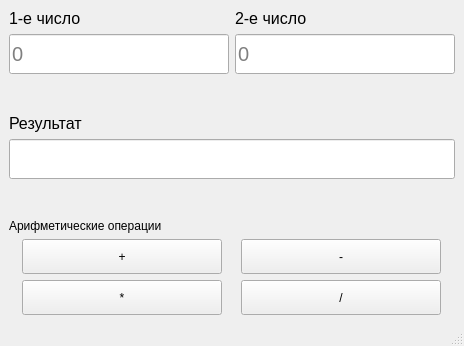
<?xml version="1.0" encoding="UTF-8"?>
<ui version="4.0">
 <class>MainWindow</class>
 <widget class="QMainWindow" name="MainWindow">
  <property name="geometry">
   <rect>
    <x>0</x>
    <y>0</y>
    <width>464</width>
    <height>346</height>
   </rect>
  </property>
  <property name="maximumSize">
   <size>
    <width>700</width>
    <height>600</height>
   </size>
  </property>
  <property name="windowTitle">
   <string>MainWindow</string>
  </property>
  <widget class="QWidget" name="centralwidget">
   <layout class="QGridLayout" name="gridLayout_3">
    <item row="0" column="0">
     <layout class="QVBoxLayout" name="verticalLayout">
      <item>
       <layout class="QGridLayout" name="gridLayout">
        <item row="0" column="1">
         <widget class="QLabel" name="label_2">
          <property name="maximumSize">
           <size>
            <width>300</width>
            <height>16777215</height>
           </size>
          </property>
          <property name="font">
           <font>
            <pointsize>12</pointsize>
           </font>
          </property>
          <property name="text">
           <string>2-е число</string>
          </property>
         </widget>
        </item>
        <item row="1" column="0">
         <widget class="QLineEdit" name="num_1">
          <property name="minimumSize">
           <size>
            <width>0</width>
            <height>40</height>
           </size>
          </property>
          <property name="maximumSize">
           <size>
            <width>300</width>
            <height>16777215</height>
           </size>
          </property>
          <property name="font">
           <font>
            <pointsize>15</pointsize>
           </font>
          </property>
          <property name="placeholderText">
           <string>0</string>
          </property>
         </widget>
        </item>
        <item row="0" column="0">
         <widget class="QLabel" name="label">
          <property name="maximumSize">
           <size>
            <width>300</width>
            <height>16777215</height>
           </size>
          </property>
          <property name="font">
           <font>
            <pointsize>12</pointsize>
           </font>
          </property>
          <property name="text">
           <string>1-е число</string>
          </property>
         </widget>
        </item>
        <item row="1" column="1">
         <widget class="QLineEdit" name="num_2">
          <property name="minimumSize">
           <size>
            <width>0</width>
            <height>40</height>
           </size>
          </property>
          <property name="maximumSize">
           <size>
            <width>300</width>
            <height>16777215</height>
           </size>
          </property>
          <property name="font">
           <font>
            <pointsize>15</pointsize>
           </font>
          </property>
          <property name="cursorPosition">
           <number>0</number>
          </property>
          <property name="placeholderText">
           <string>0</string>
          </property>
         </widget>
        </item>
       </layout>
      </item>
      <item>
       <spacer name="verticalSpacer_2">
        <property name="orientation">
         <enum>Qt::Vertical</enum>
        </property>
        <property name="sizeHint" stdset="0">
         <size>
          <width>20</width>
          <height>40</height>
         </size>
        </property>
       </spacer>
      </item>
      <item>
       <widget class="QLabel" name="label_3">
        <property name="font">
         <font>
          <pointsize>12</pointsize>
         </font>
        </property>
        <property name="text">
         <string>Результат</string>
        </property>
       </widget>
      </item>
      <item>
       <widget class="QLineEdit" name="result">
        <property name="sizePolicy">
         <sizepolicy hsizetype="Preferred" vsizetype="Fixed">
          <horstretch>0</horstretch>
          <verstretch>0</verstretch>
         </sizepolicy>
        </property>
        <property name="minimumSize">
         <size>
          <width>0</width>
          <height>40</height>
         </size>
        </property>
        <property name="maximumSize">
         <size>
          <width>16777215</width>
          <height>16777215</height>
         </size>
        </property>
        <property name="layoutDirection">
         <enum>Qt::LeftToRight</enum>
        </property>
        <property name="placeholderText">
         <string/>
        </property>
       </widget>
      </item>
      <item>
       <spacer name="verticalSpacer">
        <property name="orientation">
         <enum>Qt::Vertical</enum>
        </property>
        <property name="sizeHint" stdset="0">
         <size>
          <width>20</width>
          <height>40</height>
         </size>
        </property>
       </spacer>
      </item>
      <item>
       <widget class="QLabel" name="label_4">
        <property name="text">
         <string>Арифметические операции</string>
        </property>
       </widget>
      </item>
      <item>
       <layout class="QGridLayout" name="gridLayout_2">
        <item row="1" column="1">
         <widget class="QPushButton" name="div">
          <property name="minimumSize">
           <size>
            <width>0</width>
            <height>35</height>
           </size>
          </property>
          <property name="maximumSize">
           <size>
            <width>200</width>
            <height>16777215</height>
           </size>
          </property>
          <property name="text">
           <string>/</string>
          </property>
         </widget>
        </item>
        <item row="1" column="0">
         <widget class="QPushButton" name="multip">
          <property name="minimumSize">
           <size>
            <width>0</width>
            <height>35</height>
           </size>
          </property>
          <property name="maximumSize">
           <size>
            <width>200</width>
            <height>16777215</height>
           </size>
          </property>
          <property name="text">
           <string>*</string>
          </property>
         </widget>
        </item>
        <item row="0" column="1">
         <widget class="QPushButton" name="subtr">
          <property name="minimumSize">
           <size>
            <width>0</width>
            <height>35</height>
           </size>
          </property>
          <property name="maximumSize">
           <size>
            <width>200</width>
            <height>16777215</height>
           </size>
          </property>
          <property name="text">
           <string>-</string>
          </property>
         </widget>
        </item>
        <item row="0" column="0">
         <widget class="QPushButton" name="add">
          <property name="minimumSize">
           <size>
            <width>0</width>
            <height>35</height>
           </size>
          </property>
          <property name="maximumSize">
           <size>
            <width>200</width>
            <height>16777215</height>
           </size>
          </property>
          <property name="text">
           <string>+</string>
          </property>
         </widget>
        </item>
       </layout>
      </item>
     </layout>
    </item>
   </layout>
  </widget>
  <widget class="QMenuBar" name="menubar">
   <property name="geometry">
    <rect>
     <x>0</x>
     <y>0</y>
     <width>464</width>
     <height>20</height>
    </rect>
   </property>
  </widget>
  <widget class="QStatusBar" name="statusbar"/>
 </widget>
 <resources/>
 <connections>
  <connection>
   <sender>add</sender>
   <signal>clicked()</signal>
   <receiver>MainWindow</receiver>
   <slot>addition()</slot>
   <hints>
    <hint type="sourcelabel">
     <x>159</x>
     <y>268</y>
    </hint>
    <hint type="destinationlabel">
     <x>130</x>
     <y>209</y>
    </hint>
   </hints>
  </connection>
  <connection>
   <sender>subtr</sender>
   <signal>clicked()</signal>
   <receiver>MainWindow</receiver>
   <slot>subtraction()</slot>
   <hints>
    <hint type="sourcelabel">
     <x>406</x>
     <y>267</y>
    </hint>
    <hint type="destinationlabel">
     <x>382</x>
     <y>198</y>
    </hint>
   </hints>
  </connection>
  <connection>
   <sender>multip</sender>
   <signal>clicked()</signal>
   <receiver>MainWindow</receiver>
   <slot>multiplication()</slot>
   <hints>
    <hint type="sourcelabel">
     <x>191</x>
     <y>302</y>
    </hint>
    <hint type="destinationlabel">
     <x>182</x>
     <y>198</y>
    </hint>
   </hints>
  </connection>
  <connection>
   <sender>div</sender>
   <signal>clicked()</signal>
   <receiver>MainWindow</receiver>
   <slot>division()</slot>
   <hints>
    <hint type="sourcelabel">
     <x>399</x>
     <y>308</y>
    </hint>
    <hint type="destinationlabel">
     <x>445</x>
     <y>214</y>
    </hint>
   </hints>
  </connection>
 </connections>
 <slots>
  <slot>addition()</slot>
  <slot>subtraction()</slot>
  <slot>multiplication()</slot>
  <slot>division()</slot>
 </slots>
</ui>
